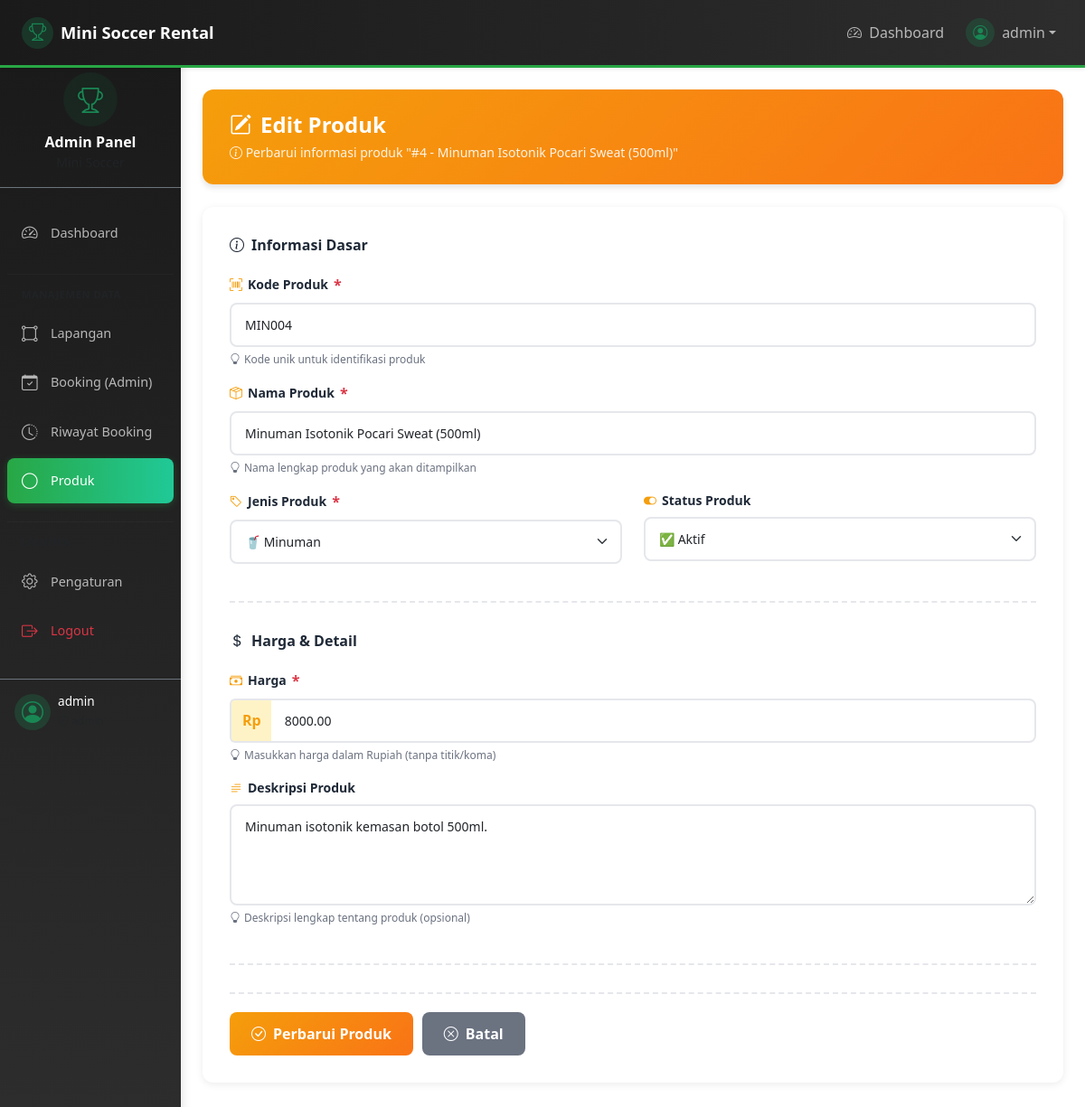
/produk/edit.php?id=4 (signed in), run on the app's committed database.
### tables this page shows
CREATE TABLE `produk` (
  `id` int(11) NOT NULL,
  `kode_produk` varchar(50) NOT NULL,
  `nama_produk` varchar(255) NOT NULL,
  `jenis_produk` enum('Alat','Minuman','Snack','Makanan','Lainnya') NOT NULL,
  `harga` decimal(10,2) NOT NULL,
  `deskripsi` text DEFAULT NULL,
  `status_produk` enum('Aktif','Non-Aktif') DEFAULT 'Aktif'
);

### produk/edit.php (the view, shortened to what this page needs)
<?php
require_once '../config/database.php';
$id = (int) ($_GET['id'] ?? 0);
$stmt = mysqli_prepare($connection, "SELECT id, kode_produk, nama_produk, jenis_produk, harga, deskripsi, status_produk FROM `produk` WHERE id = ?");
mysqli_stmt_bind_param($stmt, "i", $id);
mysqli_stmt_execute($stmt);
$result = mysqli_stmt_get_result($stmt);
$produk = mysqli_fetch_assoc($result);
?>
<?php include '../views/'.$THEME.'/header.php'; ?>
<?php include '../views/'.$THEME.'/topnav.php'; ?>
<div class="container-fluid">
    <div class="row">
        <?php include '../views/'.$THEME.'/sidebar.php'; ?>
        <main class="col-md-9 ms-sm-auto col-lg-10 px-md-4 py-4">
            <div class="page-header-form">
                <h2>
                    <i class="bi bi-pencil-square"></i>
                    Edit Produk
                </h2>
                <p><i class="bi bi-info-circle"></i> Perbarui informasi produk "#<?= $produk['id'] ?> - <?= htmlspecialchars($produk['nama_produk']) ?>"</p>
            </div>
            <div class="form-card">
                <form method="POST" id="productForm">
                    <div class="form-section">
                        <div class="form-section-title">
                            <i class="bi bi-info-circle"></i>
                            Informasi Dasar
                        </div>
                        <div class="mb-3">
                            <label class="form-label-custom">
                                <i class="bi bi-upc-scan"></i>
                                Kode Produk
                                <span class="required">*</span>
                            </label>
                            <input type="text"
                                   name="kode_produk"
                                   class="form-control"
                                   value="<?= htmlspecialchars($produk['kode_produk']) ?>"
                                   required
                                   placeholder="Contoh: PRD001">
                            <div class="helper-text">
                                <i class="bi bi-lightbulb"></i>
                                Kode unik untuk identifikasi produk
                            </div>
                        </div>
                        <div class="mb-3">
                            <label class="form-label-custom">
                                <i class="bi bi-box-seam"></i>
                                Nama Produk
                                <span class="required">*</span>
                            </label>
                            <input type="text"
                                   name="nama_produk"
                                   class="form-control"
                                   value="<?= htmlspecialchars($produk['nama_produk']) ?>"
                                   required
                                   placeholder="Contoh: Air Mineral Le Minerale (600ml)">
                            <div class="helper-text">
                                <i class="bi bi-lightbulb"></i>
                                Nama lengkap produk yang akan ditampilkan
                            </div>
                        </div>
                        <div class="row">
                            <div class="col-md-6 mb-3">
                                <label class="form-label-custom">
                                    <i class="bi bi-tag"></i>
                                    Jenis Produk
                                    <span class="required">*</span>
                                </label>
                                <select name="jenis_produk" class="form-select" required>
                                    <option value="Minuman" <?= $produk['jenis_produk'] === 'Minuman' ? 'selected' : '' ?>>
                                        🥤 Minuman
                                    </option>
                                </select>
                            </div>
                            <div class="col-md-6 mb-3">
                                <label class="form-label-custom">
                                    <i class="bi bi-toggle-on"></i>
                                    Status Produk
                                </label>
                                <select name="status_produk" class="form-select">
                                    <option value="Aktif" <?= $produk['status_produk'] === 'Aktif' ? 'selected' : '' ?>>
                                        ✅ Aktif
                                    </option>
                                </select>
                            </div>
                        </div>
                    </div>
                    <div class="form-section">
                        <div class="form-section-title">
                            <i class="bi bi-currency-dollar"></i>
                            Harga & Detail
                        </div>
                        <div class="mb-3">
                            <label class="form-label-custom">
                                <i class="bi bi-cash-stack"></i>
                                Harga
                                <span class="required">*</span>
                            </label>
                            <div class="input-group">
                                <span class="input-group-text">Rp</span>
                                <input type="number"
                                       name="harga"
                                       class="form-control"
                                       value="<?= htmlspecialchars($produk['harga']) ?>"
                                       required
                                       min="0"
                                       step="1"
                                       placeholder="5000">
                            </div>
                            <div class="helper-text">
                                <i class="bi bi-lightbulb"></i>
                                Masukkan harga dalam Rupiah (tanpa titik/koma)
                            </div>
                        </div>
                        <div class="mb-3">
                            <label class="form-label-custom">
                                <i class="bi bi-text-paragraph"></i>
                                Deskripsi Produk
                            </label>
                            <textarea name="deskripsi"
                                      class="form-control"
                                      rows="4"
                                      placeholder="Masukkan deskripsi produk (opsional)..."><?= htmlspecialchars($produk['deskripsi']) ?></textarea>
                            <div class="helper-text">
                                <i class="bi bi-lightbulb"></i>
                                Deskripsi lengkap tentang produk (opsional)
                            </div>
                        </div>
                    </div>
                    <div class="action-buttons">
                        <button type="submit" class="btn btn-warning">
                            <i class="bi bi-check-circle"></i>
                            Perbarui Produk
                        </button>
                        <a href="index.php" class="btn btn-secondary">
                            <i class="bi bi-x-circle"></i>
                            Batal
                        </a>
                    </div>
                </form>
            </div>
        </main>
    </div>
</div>
<?php include '../views/'.$THEME.'/footer.php'; ?>

### produk/edit.php (style rules this page uses)
:root { --primary-orange: #f59e0b; --dark-orange: #f97316; --light-orange: #fef3c7; --dark-bg: #1f2937; }
.page-header-form { background: linear-gradient(135deg, var(--primary-orange) 0%, var(--dark-orange) 100%); color: white; padding: 25px 30px; border-radius: 12px; margin-bottom: 25px; box-shadow: 0 4px 6px rgba(0, 0, 0, 0.1); }
.page-header-form h2 { margin: 0; font-weight: 700; font-size: 24px; display: flex; align-items: center; gap: 10px; }
.page-header-form p { margin: 5px 0 0 0; opacity: 0.9; font-size: 14px; }
.form-card { background: white; border-radius: 12px; box-shadow: 0 2px 8px rgba(0, 0, 0, 0.08); padding: 30px; margin-bottom: 25px; }
.form-section { margin-bottom: 30px; padding-bottom: 25px; border-bottom: 2px dashed #e5e7eb; }
.form-section-title { font-size: 16px; font-weight: 700; color: var(--dark-bg); margin-bottom: 20px; display: flex; align-items: center; gap: 8px; }
.form-label-custom { font-weight: 600; color: var(--dark-bg); margin-bottom: 8px; display: flex; align-items: center; gap: 6px; font-size: 14px; }
.form-label-custom .required { color: #dc3545; font-size: 16px; }
.form-label-custom i { color: var(--primary-orange); }
.form-control, .form-select { border: 2px solid #e5e7eb; border-radius: 8px; padding: 12px 15px; font-size: 14px; transition: all 0.3s ease; }
textarea.form-control { resize: vertical; min-height: 100px; }
.input-group-text { background: var(--light-orange); border: 2px solid #e5e7eb; border-right: none; font-weight: 600; color: var(--primary-orange); }
.input-group .form-control { border-left: none; }
.btn { border-radius: 8px; font-weight: 600; padding: 12px 24px; transition: all 0.3s ease; display: inline-flex; align-items: center; gap: 8px; }
.btn-warning { background: linear-gradient(135deg, var(--primary-orange) 0%, var(--dark-orange) 100%); border: none; color: white; }
.btn-secondary { background: #6b7280; border: none; }
.action-buttons { display: flex; gap: 10px; padding-top: 20px; border-top: 2px dashed #e5e7eb; margin-top: 20px; }
.helper-text { font-size: 12px; color: #6b7280; margin-top: 5px; display: flex; align-items: center; gap: 4px; }

### data on the page
produk: id "4", nama_produk "Minuman Isotonik Pocari Sweat (500ml)", kode_produk "MIN004", jenis_produk "🥤 Minuman", status_produk "✅ Aktif", harga "8000.00", deskripsi "Minuman isotonik kemasan botol 500ml."

### other printed values
$_SESSION['username'] "admin"
$config['label'] "Lapangan"
$config['label'] "Booking (Admin)"
$config['label'] "Produk"
